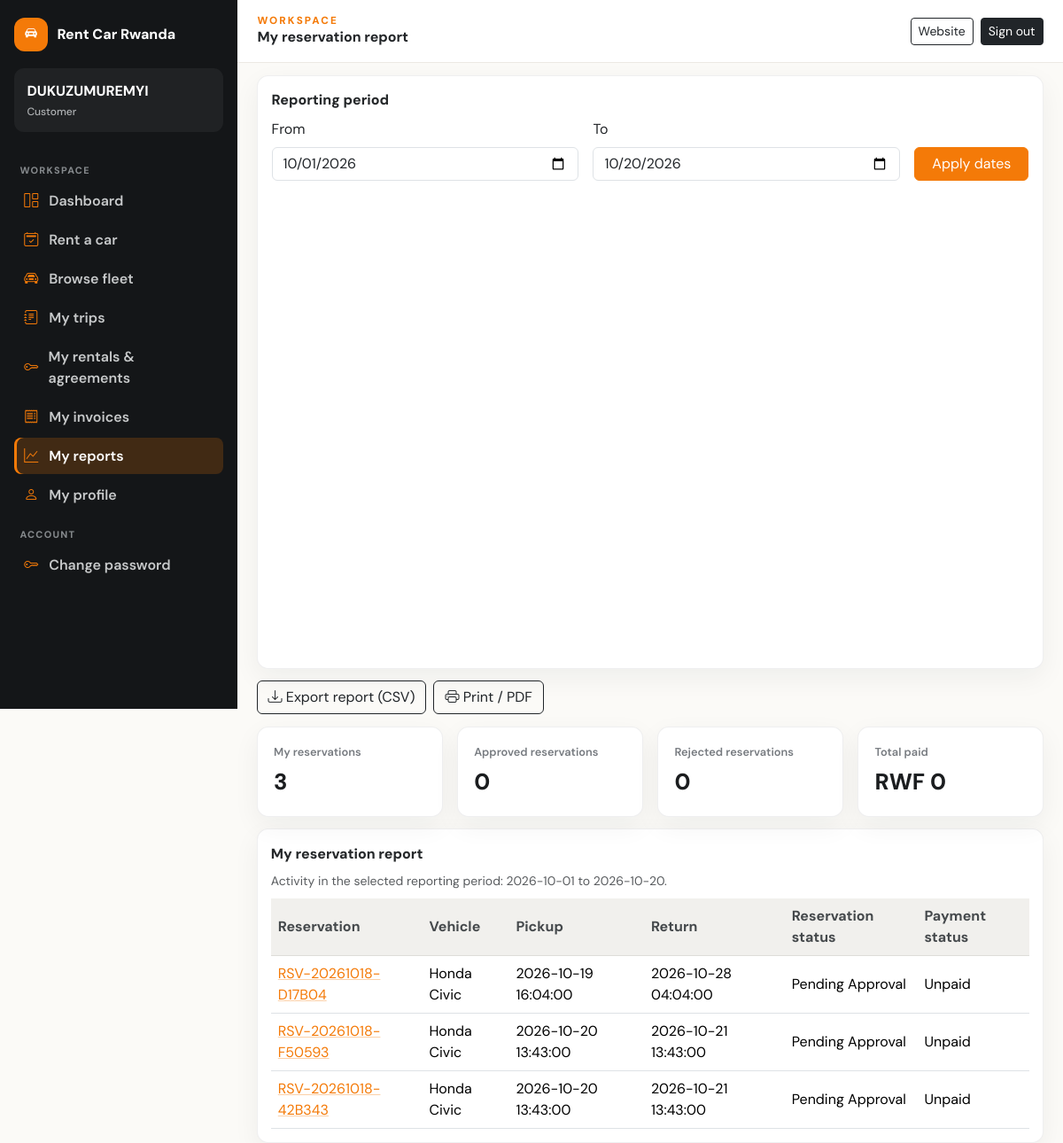
/index.php?r=reports (signed in), run on the app's committed database.
### tables this page shows
CREATE TABLE IF NOT EXISTS users (
  user_id BIGINT UNSIGNED AUTO_INCREMENT PRIMARY KEY,
  role_id BIGINT UNSIGNED NOT NULL,
  first_name VARCHAR(100) NOT NULL,
  last_name VARCHAR(100) NOT NULL,
  email VARCHAR(190) NULL UNIQUE,
  phone VARCHAR(30) NULL,
  password_hash VARCHAR(255) NOT NULL,
  must_change_password TINYINT(1) NOT NULL DEFAULT 0,
  status ENUM('active','inactive','suspended','pending') NOT NULL DEFAULT 'active',
  last_login_at DATETIME NULL,
  created_at TIMESTAMP NOT NULL DEFAULT CURRENT_TIMESTAMP,
  updated_at TIMESTAMP NOT NULL DEFAULT CURRENT_TIMESTAMP ON UPDATE CURRENT_TIMESTAMP,
  KEY idx_users_role_status (role_id,status),
  CONSTRAINT fk_users_role FOREIGN KEY (role_id) REFERENCES roles(role_id) ON DELETE RESTRICT ON UPDATE CASCADE
);

CREATE TABLE IF NOT EXISTS roles (
  role_id BIGINT UNSIGNED AUTO_INCREMENT PRIMARY KEY,
  role_name VARCHAR(60) NOT NULL UNIQUE,
  description VARCHAR(255) NULL,
  created_at TIMESTAMP NOT NULL DEFAULT CURRENT_TIMESTAMP
);

CREATE TABLE IF NOT EXISTS reservations (
  reservation_id BIGINT UNSIGNED AUTO_INCREMENT PRIMARY KEY,
  reservation_code VARCHAR(40) NOT NULL UNIQUE,
  customer_id BIGINT UNSIGNED NOT NULL,
  vehicle_id BIGINT UNSIGNED NOT NULL,
  pickup_datetime DATETIME NOT NULL,
  return_datetime DATETIME NOT NULL,
  pickup_location VARCHAR(255) NULL,
  return_location VARCHAR(255) NULL,
  agreed_daily_rate DECIMAL(12,2) NOT NULL,
  estimated_days DECIMAL(8,2) NOT NULL,
  estimated_amount DECIMAL(12,2) NOT NULL DEFAULT 0,
  discount_amount DECIMAL(12,2) NOT NULL DEFAULT 0,
  tax_amount DECIMAL(12,2) NOT NULL DEFAULT 0,
  security_deposit DECIMAL(12,2) NOT NULL DEFAULT 0,
  status ENUM('pending','confirmed','cancelled','rejected','completed','no_show') NOT NULL DEFAULT 'pending',
  payment_status ENUM('unpaid','pending','successful','failed','cancelled','refunded') NOT NULL DEFAULT 'unpaid',
  customer_notes TEXT NULL,
  internal_notes TEXT NULL,
  customer_signature MEDIUMBLOB NULL,
  customer_signature_user_id BIGINT UNSIGNED NULL,
  customer_signature_captured_by BIGINT UNSIGNED NULL,
  customer_signed_at DATETIME NULL,
  approval_note VARCHAR(500) NULL,
  approver_signature MEDIUMBLOB NULL,
  decision_by BIGINT UNSIGNED NULL,
  decision_at DATETIME NULL,
  cancellation_reason VARCHAR(500) NULL,
  created_by BIGINT UNSIGNED NULL,
  confirmed_by BIGINT UNSIGNED NULL,
  confirmed_at DATETIME NULL,
  cancelled_at DATETIME NULL,
  created_at TIMESTAMP NOT NULL DEFAULT CURRENT_TIMESTAMP,
  updated_at TIMESTAMP NOT NULL DEFAULT CURRENT_TIMESTAMP ON UPDATE CURRENT_TIMESTAMP,
  KEY idx_reservation_vehicle_period (vehicle_id,status,pickup_datetime,return_datetime),
  KEY idx_reservation_customer (customer_id,created_at), KEY idx_reservation_status_pickup (status,pickup_datetime),
  KEY idx_res_payment_status (payment_status,updated_at),
  CONSTRAINT fk_res_customer FOREIGN KEY (customer_id) REFERENCES customers(customer_id) ON DELETE RESTRICT ON UPDATE CASCADE,
  CONSTRAINT fk_res_vehicle FOREIGN KEY (vehicle_id) REFERENCES vehicles(vehicle_id) ON DELETE RESTRICT ON UPDATE CASCADE,
  CONSTRAINT fk_res_creator FOREIGN KEY (created_by) REFERENCES users(user_id) ON DELETE SET NULL ON UPDATE CASCADE,
  CONSTRAINT fk_res_confirmer FOREIGN KEY (confirmed_by) REFERENCES users(user_id) ON DELETE SET NULL ON UPDATE CASCADE,
  CONSTRAINT fk_res_customer_signature_user FOREIGN KEY (customer_signature_user_id) REFERENCES users(user_id) ON DELETE SET NULL ON UPDATE CASCADE,
  CONSTRAINT fk_res_customer_signature_captor FOREIGN KEY (customer_signature_captured_by) REFERENCES users(user_id) ON DELETE SET NULL ON UPDATE CASCADE,
  CONSTRAINT fk_res_decision_user FOREIGN KEY (decision_by) REFERENCES users(user_id) ON DELETE SET NULL ON UPDATE CASCADE,
  CONSTRAINT chk_res_period CHECK (return_datetime > pickup_datetime),
  CONSTRAINT chk_res_amounts CHECK (agreed_daily_rate >= 0 AND estimated_days > 0 AND estimated_amount >= 0 AND discount_amount >= 0 AND tax_amount >= 0 AND security_deposit >= 0)
);

### views/admin/reports.php (the view, shortened to what the rows shown need)
<div class="report-print-area">
<section class="panel table-panel">
  <?php if (!$rows): ?><div class="empty-state"><?= e($emptyMessage) ?></div>
  <?php else: ?>
    <div class="table-responsive"><table class="table align-middle mb-0">
      <thead><tr><?php foreach ($columns as $column): ?><th scope="col"><?= e($column) ?></th><?php endforeach; ?></tr></thead>
      <tbody>
        <?php foreach ($rows as $row): $reportCells = array_slice($row, 0, count($columns)); ?><tr><?php foreach ($reportCells as $index => $cell): ?>
          <td>
            <?php if ($reportMode === 'customer' && $index === 0 && isset($row[0])): ?>
              <a href="<?= e(url('reservations/show', ['id' => (int) ($row['_reservation_id'] ?? 0)])) ?>"><?= e((string) $cell) ?></a>
            <?php else: ?><?= e((string) $cell) ?><?php endif; ?>
          </td>
        <?php endforeach; ?></tr><?php endforeach; ?>
      </tbody>
    </table></div>
  <?php endif; ?>
</section>
</div>

### views/partials/sidebar.php (shortened to what the rows shown need)
<?php
$role = $user['role_name'] ?? '';
$isSystemAdmin = $role === 'System Administrator';
?>
<aside class="sidebar d-none d-lg-flex">
  <a class="brand" href="<?= e(url($user ? 'dashboard' : 'home')) ?>">
    <span class="brand-mark"><i class="bi <?= $isSystemAdmin ? 'bi-shield-lock-fill' : 'bi-car-front-fill' ?>" aria-hidden="true"></i></span>
    <span class="brand-label">Rent Car Rwanda</span>
  </a>
  <?php if (!empty($user)): ?>
    <div class="sidebar-role"><?= e($user['first_name']) ?><span><?= e($role) ?></span></div>
  <?php endif; ?>
  <nav class="nav flex-column">
    <?php require __DIR__ . '/sidebar-links.php'; ?>
  </nav>
</aside>
      <?php require __DIR__ . '/sidebar-links.php'; ?>

### data on the page
users: first_name "DUKUZUMUREMYI", role.role_name "Customer"
reservations: reservation_code "RSV-20261018-D17B04", cell "Honda Civic", pickup_datetime "2026-10-19 16:04:00", return_datetime "2026-10-28 04:04:00", cell "Pending Approval", cell "Unpaid"
reservations: reservation_code "RSV-20261018-F50593", cell "Honda Civic", pickup_datetime "2026-10-20 13:43:00", return_datetime "2026-10-21 13:43:00", cell "Pending Approval", cell "Unpaid"
reservations: reservation_code "RSV-20261018-42B343", cell "Honda Civic", pickup_datetime "2026-10-20 13:43:00", return_datetime "2026-10-21 13:43:00", cell "Pending Approval", cell "Unpaid"

### other printed values
$title "My reservation report"
$item['label'] "My reservations"
$item['value'] "3"
$item['label'] "Approved reservations"
$item['value'] "0"
$item['label'] "Rejected reservations"
$item['label'] "Total paid"
$item['value'] "RWF 0"
$dateFrom "2026-10-01"
$dateTo "2026-10-20"
$column "Reservation"
$column "Vehicle"
$column "Pickup"
$column "Return"
$column "Reservation status"
